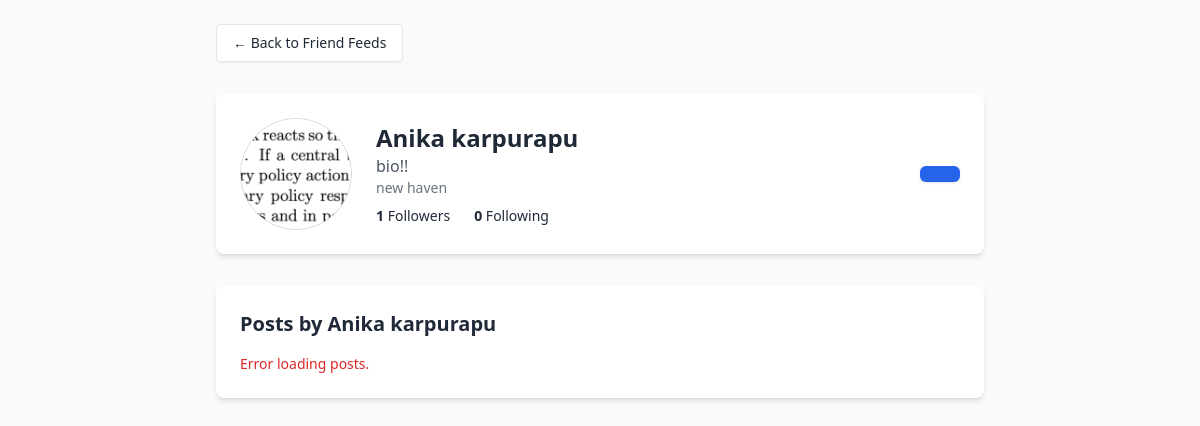
Page /user/1 on the committed database.
### models.py (models this page shows, shortened)
class User(db.Model):
    id = db.Column(db.Integer, primary_key=True)
    email = db.Column(db.String(120), unique=True, nullable=False)
    password_hash = db.Column(db.String(128), nullable=False)
    reviews = db.relationship('Review', backref='user', lazy=True)
    first_name = db.Column(db.String(120), nullable=True)
    last_name = db.Column(db.String(120), nullable=True)
    bio = db.Column(db.Text, nullable=True)
    location = db.Column(db.String(120), nullable=True)
    profile_picture = db.Column(db.String(255), nullable=True)
    followed = db.relationship(
        'User',
        secondary=follows,
        primaryjoin=(follows.c.follower_id == id),
        secondaryjoin=(follows.c.followed_id == id),
        backref=db.backref('followers', lazy='dynamic'),
        lazy='dynamic'
    )

### app.py (the view)
@app.route('/user/<int:user_id>')
def user_profile_page(user_id):
    user = User.query.get(user_id)
    if not user:
        return "User not found", 404
    display_name = f"{user.first_name} {user.last_name}" if user.first_name and user.last_name else user.email
    is_own_profile = (str(user.id) == str(user_id))
    return render_template(
        'indiv_profile.html',
        user_id=user.id,
        user_email=user.email,
        profile_picture=user.profile_picture,
        display_name=display_name,
        first_name=user.first_name,
        last_name=user.last_name,
        bio=user.bio,
        location=user.location,
        followers_count=len(user.followers.all()),
        following_count=len(user.followed.all())
    )

### templates/indiv_profile.html (shortened to what this page needs)
<!DOCTYPE html>
<html lang="en">
<head>
    <script src="https://cdn.tailwindcss.com"></script>
</head>
<body class="bg-gray-50 text-gray-800 p-6">
    <div class="max-w-3xl mx-auto space-y-8">
        <a href="{{ url_for('feed_page') }}"
            class="inline-block text-sm bg-white border px-4 py-2 rounded hover:bg-gray-200 shadow-sm">
            ← Back to Friend Feeds
        </a>
        <div class="flex items-center gap-6 bg-white p-6 rounded-lg shadow-md">
            <img src="{{ profile_picture or url_for('static', filename='images/default-avatar.png') }}"
                alt="Profile Picture" class="w-28 h-28 object-cover rounded-full border border-gray-300" />
            <div>
                <h2 class="text-2xl font-semibold">{{ display_name }}</h2>
                <p class="text-gray-600">{{ bio or '' }}</p>
                <p class="text-sm text-gray-500">{{ location or '' }}</p>
                <div class="flex gap-6 mt-2 text-sm">
                    <span><strong id="followers-count">{{ followers_count }}</strong> Followers</span>
                    <span><strong id="following-count">{{ following_count }}</strong> Following</span>
                </div>
            </div>
            <button id="follow-status-button"
                class="ml-auto px-5 py-2 text-sm rounded-md bg-blue-600 hover:bg-blue-700 text-white font-medium shadow"></button>
        </div>
        <div class="bg-white p-6 rounded-lg shadow-md">
            <h3 class="text-xl font-semibold mb-4">Posts by {{ display_name }}</h3>
            <div id="reviews-list" class="space-y-6 text-sm text-gray-700">
            </div>
        </div>
    </div>
</body>
</html>

### rows in the picture
User: profile_picture (picture), bio "bio!!", location "new haven"

### other values in the picture
{{ display_name }} "Anika karpurapu"
{{ followers_count }} "1"
{{ following_count }} "0"
